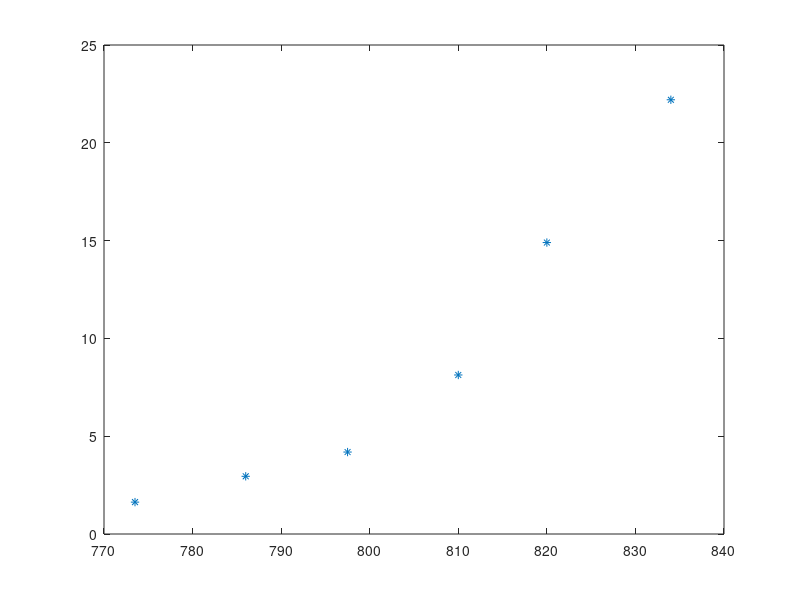

This figure's MATLAB source:
close all
clear all
clc
x=[773.5 786 797.5 810 820 834];
y=[1.63 2.95 4.19 8.13 14.9 22.2];
X=x.^-1;
Y=log(y);
p=input('input no of order= ');
for i=1:p+1
    for j=1:p+1
        if i==1 & j==1
            A(i,j)=length(X);
        else A(i,j)= sum(X.^(i+j-2));
        end
    end
end
for i=1:p+1
    B(i,1)=sum(X.^(i-1).*Y);
end
c=A\B;
R=8314;
A=exp(c(1))
Ea=-(R*c(2))
Ym=A*exp(-Ea./(x.*R))
plot(x,y,'*')
hold on
plot(x,Ym)